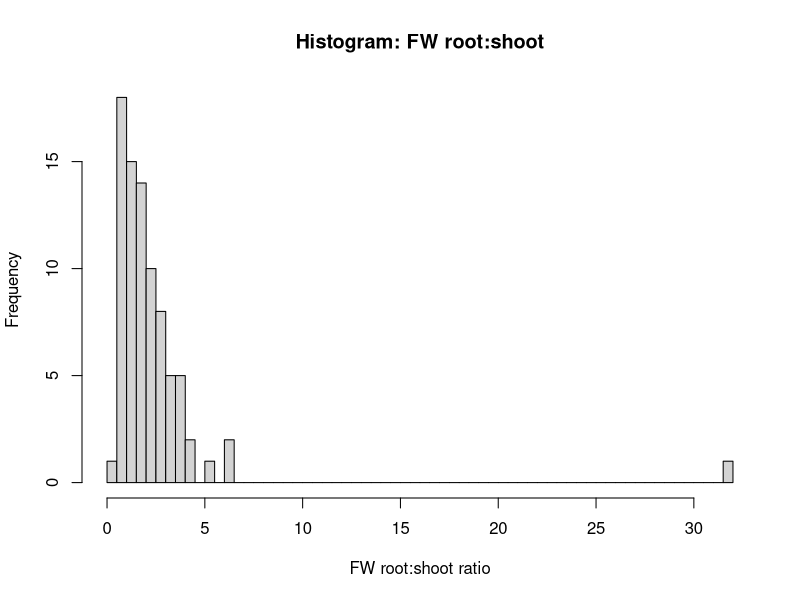
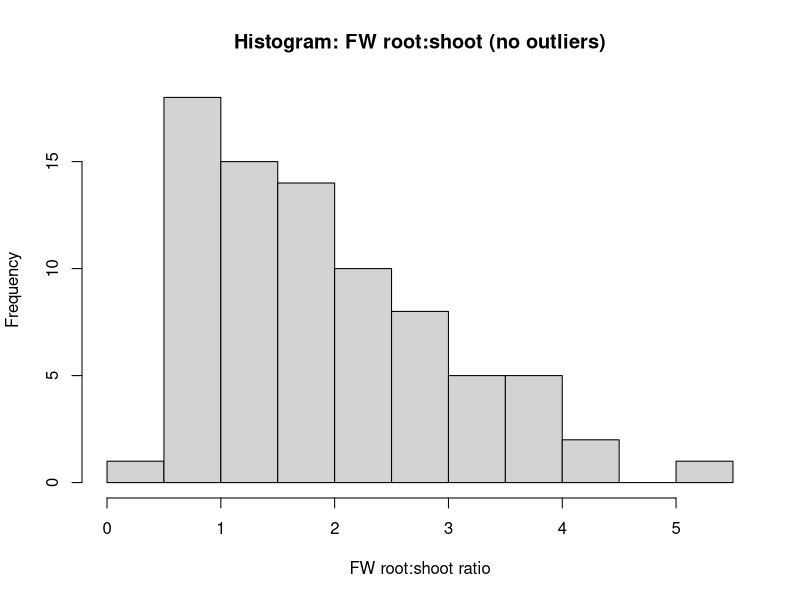
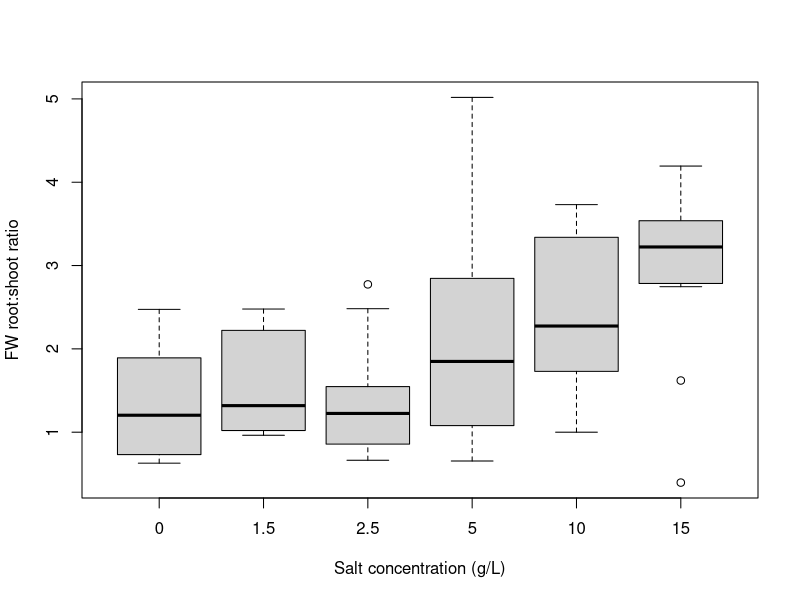
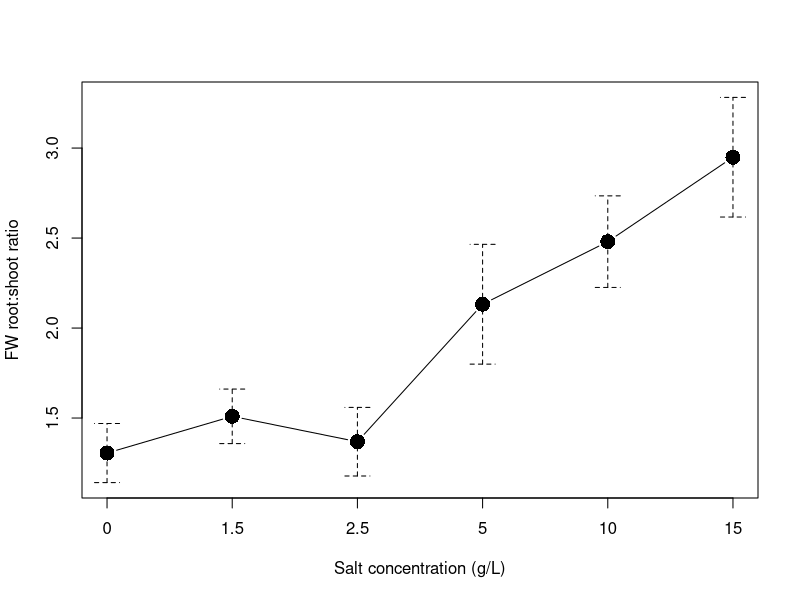
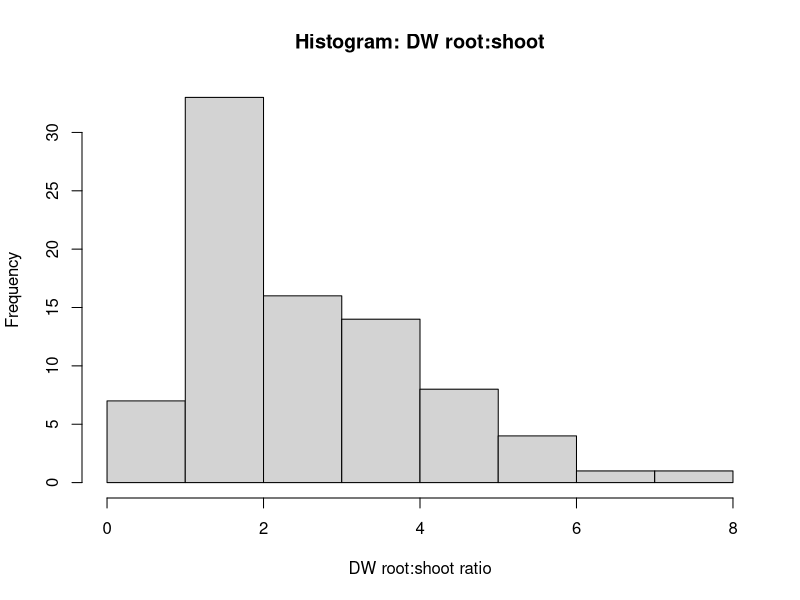
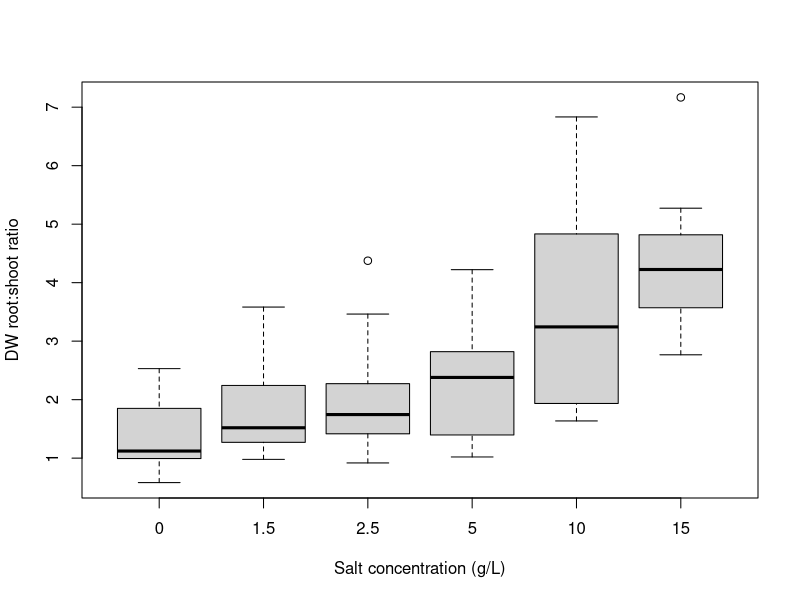
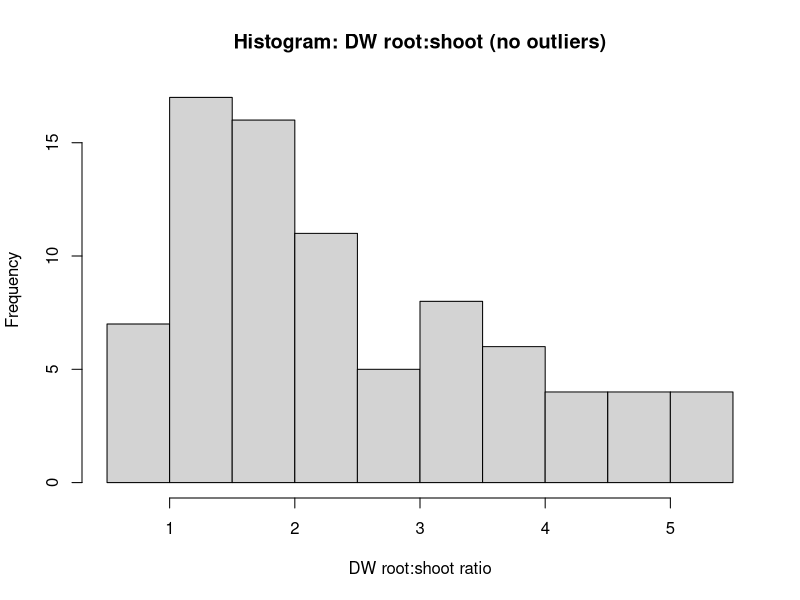
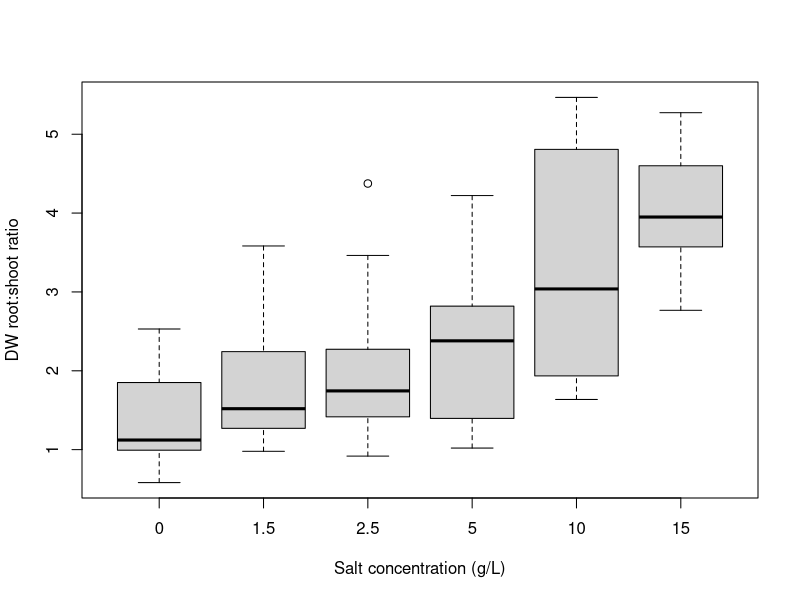

The R script that drew these images, in order:
# ******************************************************************************
###                     Rex, Maddi and Sof's Salinity Workshop                      ###
# ******************************************************************************

# ******************************************************************************
# Salinity Data Analysis (continued) ------------------------------------------
# ******************************************************************************

### PLEASE NOTE: USING THIS CODE WILL VOID YOUR CHANCE AT AN HD FOR
### THIS PART OF THE ASSIGNMENT.

# Start fresh ------------------------------------------------------------------
rm(list = ls())

# Libraries --------------------------------------------------------------------
# (Install first if needed, e.g., install.packages("dplyr"))
library(dplyr)
library(car)          # for leveneTest()
library(RcmdrMisc)

# Data import & preparation -----------------------------------------------------
# Read from working directory
all_data <- read.csv("Salinity_data_2026.csv")

# Quick checks
head(all_data)
str(all_data)

# Variables we will use
saltconc    <- as.character(all_data$salt.conc) # treat as categorical later
fwrootshoot <- all_data$fw.root.shoot.ratio
dwrootshoot <- all_data$dw.root.shoot.ratio
shootmoist  <- all_data$shoot.moisture
rootmoist   <- all_data$root.moisture
totmoist    <- all_data$total.moisture

# Single tidy data frame for analysis/plotting
alldata_df <- cbind.data.frame(saltconc, fwrootshoot, dwrootshoot,
                               shootmoist, rootmoist, totmoist)
str(alldata_df)

# Order the salt concentration factor for sensible x-axis ordering
desired_salt_order <- c("0", "1.5", "2.5", "5", "10", "15")
alldata_df$saltconc <- factor(alldata_df$saltconc, levels = desired_salt_order)
levels(alldata_df$saltconc)



# Fresh weight root:shoot ratio - re-capped from previous code ------------------------------------------------

### Assumption 1: data are normally distributed
shapiro.test(alldata_df$fwrootshoot)

hist(alldata_df$fwrootshoot, breaks = 100,
     main = "Histogram: FW root:shoot",
     xlab = "FW root:shoot ratio")

# As per last code, something wacky is happening here. Let's open our data and have a look.
# What can you see is wrong? We need to remove some outliers
quartiles <- quantile(alldata_df$fwrootshoot, probs = c(.25, .75), na.rm = TRUE)
iqr_val   <- IQR(alldata_df$fwrootshoot, na.rm = TRUE)
Lower     <- quartiles[1] - 1.5 * iqr_val
Upper     <- quartiles[2] + 1.5 * iqr_val

fwrootshoot_nooutliers <- dplyr::filter(alldata_df,
                                        fwrootshoot >= Lower & fwrootshoot <= Upper)

# Replicates per treatment after filtering
table(fwrootshoot_nooutliers$saltconc)

# re-test for normality-as per previous code, this is now a bit better
shapiro.test(fwrootshoot_nooutliers$fwrootshoot)

hist(fwrootshoot_nooutliers$fwrootshoot,
     main = "Histogram: FW root:shoot (no outliers)",
     xlab = "FW root:shoot ratio")

# and let's see how the boxplot has changed
boxplot(fwrootshoot ~ saltconc, data = fwrootshoot_nooutliers,
        xlab = "Salt concentration (g/L)",
        ylab = "FW root:shoot ratio")

# Assumption 2: homogeneity of variances
leveneTest(fwrootshoot ~ saltconc, data = fwrootshoot_nooutliers)

# One-way ANOVA
fwrootshoot.aov <- aov(fwrootshoot ~ saltconc, data = fwrootshoot_nooutliers)
summary(fwrootshoot.aov)

# Group summaries
fwrootshoot_nooutliers %>%
  group_by(saltconc) %>%
  summarise(count = n(),
            mean  = mean(fwrootshoot, na.rm = TRUE),
            sd    = sd(fwrootshoot,   na.rm = TRUE),
            .groups = "drop")


fwrootshoot.tukey <- TukeyHSD(fwrootshoot.aov, which = "saltconc")
fwrootshoot.tukey

### let's graph it!
plotMeans(fwrootshoot_nooutliers$fwrootshoot,
          fwrootshoot_nooutliers$saltconc,
          error.bars = "se",
          xlab = "Salt concentration (g/L)",
          ylab = "FW root:shoot ratio",
          main = "")

# once we're happy with our plot, we click "export" and save it in our working folder.


# Dry weight root:shoot ratio --------------------------------------------------

### Assumption 1: data are normally distributed
shapiro.test(alldata_df$dwrootshoot)

hist(alldata_df$dwrootshoot,
     main = "Histogram: DW root:shoot",
     xlab = "DW root:shoot ratio")

boxplot(dwrootshoot ~ saltconc, data = alldata_df,
        xlab = "Salt concentration (g/L)",
        ylab = "DW root:shoot ratio")

# remove outliers
quartiles <- quantile(alldata_df$dwrootshoot, probs = c(.25, .75), na.rm = TRUE)
iqr_val   <- IQR(alldata_df$dwrootshoot, na.rm = TRUE)
Lower     <- quartiles[1] - 1.5 * iqr_val
Upper     <- quartiles[2] + 1.5 * iqr_val

dwrootshoot_nooutliers <- dplyr::filter(alldata_df,
                                        dwrootshoot >= Lower & dwrootshoot <= Upper)

# re-test for normality
shapiro.test(dwrootshoot_nooutliers$dwrootshoot)

hist(dwrootshoot_nooutliers$dwrootshoot,
     main = "Histogram: DW root:shoot (no outliers)",
     xlab = "DW root:shoot ratio")

boxplot(dwrootshoot ~ saltconc, data = dwrootshoot_nooutliers,
        xlab = "Salt concentration (g/L)",
        ylab = "DW root:shoot ratio")

table(dwrootshoot_nooutliers$saltconc)

# Assumption 2: homogeneity of variances
leveneTest(dwrootshoot ~ saltconc, data = dwrootshoot_nooutliers)

# One-way ANOVA
dwrootshoot.aov <- aov(dwrootshoot ~ saltconc, data = dwrootshoot_nooutliers)
summary(dwrootshoot.aov)

# Summaries
dwrootshoot_nooutliers %>%
  group_by(saltconc) %>%
  summarise(count = n(),
            mean  = mean(dwrootshoot, na.rm = TRUE),
            sd    = sd(dwrootshoot,   na.rm = TRUE),
            .groups = "drop")

# Post-hoc (Tukey)
dwrootshoot.tukey <- TukeyHSD(dwrootshoot.aov, which = "saltconc")
dwrootshoot.tukey

### let's graph it! and letters
plotMeans(dwrootshoot_nooutliers$dwrootshoot,
          dwrootshoot_nooutliers$saltconc,
          error.bars = "se",
          xlab = "Salt concentration (g/L)",
          ylab = "DW root:shoot ratio",
          main = "")

# Shoot moisture ---------------------------------------------------------------

### Assumption 1: data are normally distributed
shapiro.test(alldata_df$shootmoist)

hist(alldata_df$shootmoist,
     main = "Histogram: Shoot moisture",
     xlab = "Shoot moisture (%)")

boxplot(shootmoist ~ saltconc, data = alldata_df,
        xlab = "Salt concentration (g/L)",
        ylab = "Shoot moisture (%)")

# remove outliers
quartiles <- quantile(alldata_df$shootmoist, probs = c(.25, .75), na.rm = TRUE)
iqr_val   <- IQR(alldata_df$shootmoist, na.rm = TRUE)
Lower     <- quartiles[1] - 1.5 * iqr_val
Upper     <- quartiles[2] + 1.5 * iqr_val

shootmoist_nooutliers <- dplyr::filter(alldata_df,
                                       shootmoist >= Lower & shootmoist <= Upper)

# re-test for normality
shapiro.test(shootmoist_nooutliers$shootmoist)

hist(shootmoist_nooutliers$shootmoist,
     main = "Histogram: Shoot moisture (no outliers)",
     xlab = "Shoot moisture (%)")

boxplot(shootmoist ~ saltconc, data = shootmoist_nooutliers,
        xlab = "Salt concentration (g/L)",
        ylab = "Shoot moisture (%)")

table(shootmoist_nooutliers$saltconc)

# Assumption 2: homogeneity of variances
leveneTest(shootmoist ~ saltconc, data = shootmoist_nooutliers)

# One-way ANOVA
shootmoist.aov <- aov(shootmoist ~ saltconc, data = shootmoist_nooutliers)
summary(shootmoist.aov)

# Summaries
shootmoist_nooutliers %>%
  group_by(saltconc) %>%
  summarise(count = n(),
            mean  = mean(shootmoist, na.rm = TRUE),
            sd    = sd(shootmoist,   na.rm = TRUE),
            .groups = "drop")

# Post-hoc (Tukey)
shootmoist.tukey <- TukeyHSD(shootmoist.aov, which = "saltconc")
shootmoist.tukey

### let's graph it! and letters
plotMeans(shootmoist_nooutliers$shootmoist,
          shootmoist_nooutliers$saltconc,
          error.bars = "se",
          xlab = "Salt concentration (g/L)",
          ylab = "Shoot moisture (%)",
          main = "")

# Root moisture ----------------------------------------------------------------

### Assumption 1: data are normally distributed
shapiro.test(alldata_df$rootmoist)

hist(alldata_df$rootmoist,
     main = "Histogram: Root moisture",
     xlab = "Root moisture (%)")

boxplot(rootmoist ~ saltconc, data = alldata_df,
        xlab = "Salt concentration (g/L)",
        ylab = "Root moisture (%)")

# remove outliers
quartiles <- quantile(alldata_df$rootmoist, probs = c(.25, .75), na.rm = TRUE)
iqr_val   <- IQR(alldata_df$rootmoist, na.rm = TRUE)
Lower     <- quartiles[1] - 1.5 * iqr_val
Upper     <- quartiles[2] + 1.5 * iqr_val

rootmoist_nooutliers <- dplyr::filter(alldata_df,
                                      rootmoist >= Lower & rootmoist <= Upper)

# re-test for normality
shapiro.test(rootmoist_nooutliers$rootmoist)

hist(rootmoist_nooutliers$rootmoist,
     main = "Histogram: Root moisture (no outliers)",
     xlab = "Root moisture (%)")

boxplot(rootmoist ~ saltconc, data = rootmoist_nooutliers,
        xlab = "Salt concentration (g/L)",
        ylab = "Root moisture (%)")

table(rootmoist_nooutliers$saltconc)

# Assumption 2: homogeneity of variances
leveneTest(rootmoist ~ saltconc, data = rootmoist_nooutliers)

# If either Shapiro–Wilk or Levene’s test is significant, flag this in your report
# and discuss potential reasons (e.g., greater variability at low salt levels).

# One-way ANOVA
rootmoist.aov <- aov(rootmoist ~ saltconc, data = rootmoist_nooutliers)
summary(rootmoist.aov)

# Summaries
rootmoist_nooutliers %>%
  group_by(saltconc) %>%
  summarise(count = n(),
            mean  = mean(rootmoist, na.rm = TRUE),
            sd    = sd(rootmoist,   na.rm = TRUE),
            .groups = "drop")

# Post-hoc (Tukey)
rootmoist.tukey <- TukeyHSD(rootmoist.aov, which = "saltconc")
rootmoist.tukey

par(mfrow=c(1,1))

### let's graph it! and letters
plotMeans(rootmoist_nooutliers$rootmoist,
          rootmoist_nooutliers$saltconc,
          error.bars = "se",
          xlab = "Salt concentration (g/L)",
          ylab = "Root moisture (%)",
          main = "")


# Total moisture ----------------------------------------------------------------

### Assumption 1: data are normally distributed
shapiro.test(alldata_df$totmoist)

hist(alldata_df$totmoist,
     main = "Histogram: Total moisture",
     xlab = "Total moisture (%)")

boxplot(totmoist ~ saltconc, data = alldata_df,
        xlab = "Salt concentration (g/L)",
        ylab = "Total moisture (%)")

# remove outliers
quartiles <- quantile(alldata_df$totmoist, probs = c(.25, .75), na.rm = TRUE)
iqr_val   <- IQR(alldata_df$totmoist, na.rm = TRUE)
Lower     <- quartiles[1] - 1.5 * iqr_val
Upper     <- quartiles[2] + 1.5 * iqr_val

totmoist_nooutliers <- dplyr::filter(alldata_df,
                                     totmoist >= Lower & totmoist <= Upper)

# re-test for normality
shapiro.test(totmoist_nooutliers$totmoist)

hist(totmoist_nooutliers$totmoist,
     main = "Histogram: Total moisture (no outliers)",
     xlab = "Total moisture (%)")

boxplot(totmoist ~ saltconc, data = totmoist_nooutliers,
        xlab = "Salt concentration (g/L)",
        ylab = "Total moisture (%)")

table(totmoist_nooutliers$saltconc)

# Assumption 2: homogeneity of variances
leveneTest(totmoist ~ saltconc, data = totmoist_nooutliers)

# One-way ANOVA
totmoist.aov <- aov(totmoist ~ saltconc, data = totmoist_nooutliers)
summary(totmoist.aov)

# Summaries
totmoist_nooutliers %>%
  group_by(saltconc) %>%
  summarise(count = n(),
            mean  = mean(totmoist, na.rm = TRUE),
            sd    = sd(totmoist,   na.rm = TRUE),
            .groups = "drop")

# Post-hoc (Tukey)
totmoist.tukey <- TukeyHSD(totmoist.aov, which = "saltconc")
totmoist.tukey


### let's graph it! and letters
plotMeans(totmoist_nooutliers$totmoist,
          totmoist_nooutliers$saltconc,
          error.bars = "se",
          xlab = "Salt concentration (g/L)",
          ylab = "Total moisture (%)",
          main = "")

# Well done!
